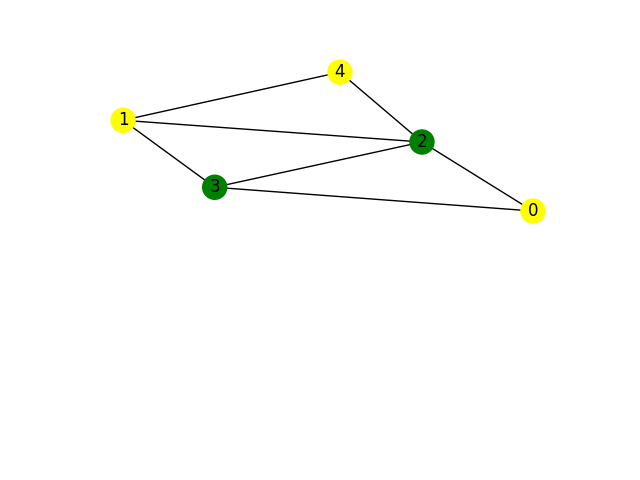

Source code (Python):
import networkx as nx
import matplotlib.pyplot as plt
G = nx.Graph() 
plt.subplot(211)
G.add_edges_from([(0, 2), (0, 3), (1, 2), (1, 3), (1, 4), (2, 0), (2, 1), (2, 3), (2, 4), (3, 0), (3, 1), (3, 2), (4, 1), (4, 2)])
nx.set_node_attributes(G, {0: 'yellow', 1: 'yellow', 2: 'green', 3: 'green', 4: 'yellow'}, name='color')
nx.draw(G, with_labels=True, node_color=list(nx.get_node_attributes(G, 'color').values()))
plt.savefig('graph08-01010312.png')
